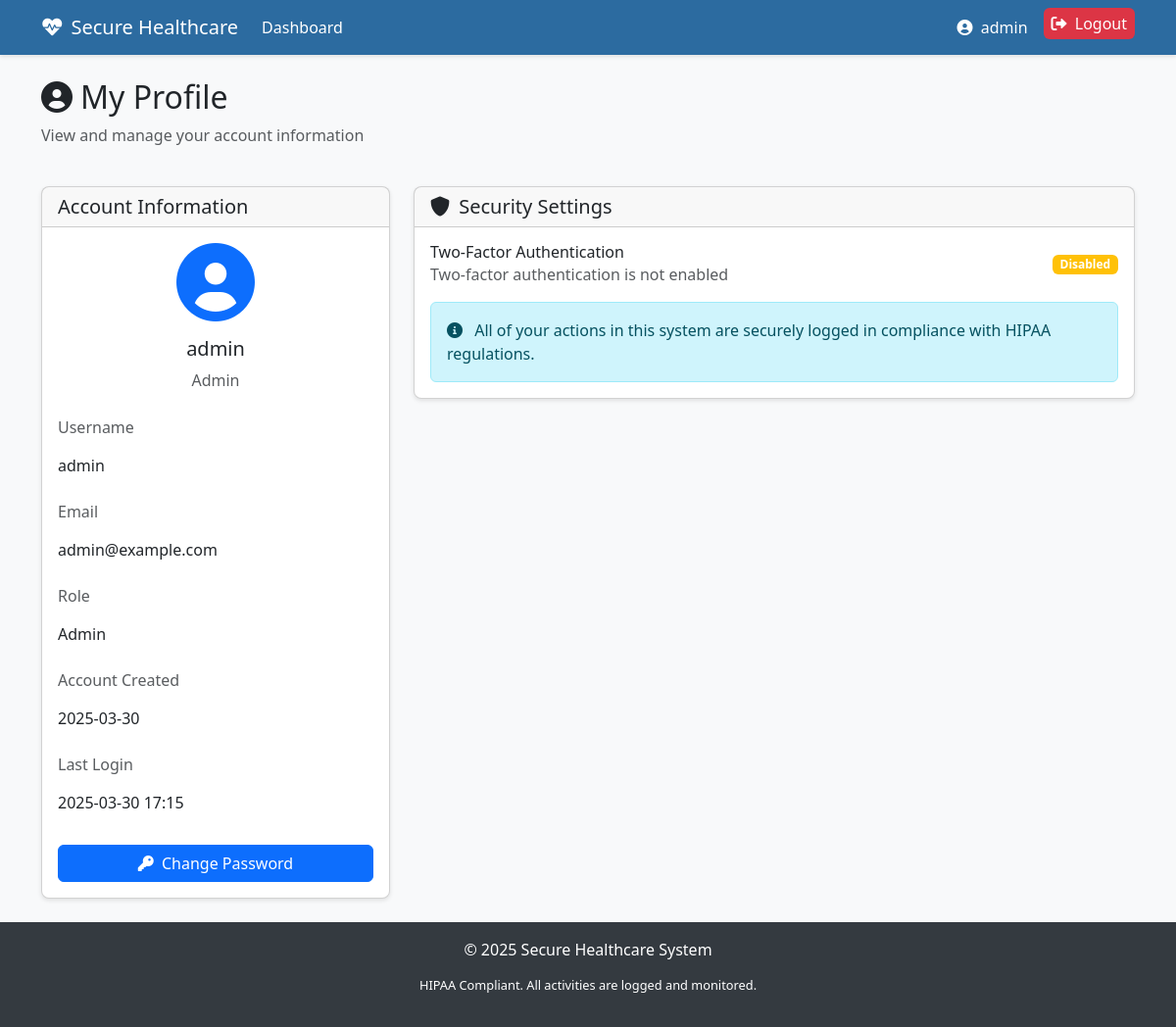
The app's page /profile (signed in) with its own data.
### app.py (models this page shows, shortened)
class User(db.Model, UserMixin):
    id = db.Column(db.Integer, primary_key=True)
    username = db.Column(db.String(80), unique=True, nullable=False)
    user_first_name = db.Column(db.String(80), nullable = False)
    user_last_name = db.Column(db.String(80), nullable = False)
    password_hash = db.Column(db.String(128), nullable=False)
    email = db.Column(db.String(120), unique=True, nullable=False)
    role = db.Column(db.String(20), nullable=False, default='patient')  # admin, doctor, patient
    totp_secret = db.Column(db.String(32), nullable=True)  # For 2FA
    is_active = db.Column(db.Boolean, default=True)
    created_at = db.Column(db.DateTime, default=datetime.utcnow)
    last_login = db.Column(db.DateTime, nullable=True)
    patient = db.relationship('Patient', backref='user', uselist=False)

### app.py (the view)
@app.route('/profile')
@login_required
def profile():
    patient = None
    if current_user.role == 'patient':
        patient = Patient.query.filter_by(user_id=current_user.id).first()
    return render_template('profile.html', patient=patient)

### app.py (called while the page is built)
@login_manager.user_loader
def load_user(user_id):
    return User.query.get(int(user_id))

@app.after_request
def add_security_headers(response):
    response.headers['X-Content-Type-Options'] = 'nosniff'
    response.headers['X-Frame-Options'] = 'SAMEORIGIN'
    response.headers['X-XSS-Protection'] = '1; mode=block'
    response.headers['Strict-Transport-Security'] = 'max-age=31536000; includeSubDomains'
    response.headers['Content-Security-Policy'] = "default-src 'self'; script-src 'self' cdn.jsdelivr.net; style-src 'self' cdn.jsdelivr.net; img-src 'self' data:;"
    response.headers['Referrer-Policy'] = 'strict-origin-when-cross-origin'
    return response

### templates/profile.html (shortened to what this page needs)
{% extends 'base.html' %}
{% block content %}
<div class="row mb-4">
    <div class="col">
        <h2><i class="fas fa-user-circle me-2"></i>My Profile</h2>
        <p class="text-muted">View and manage your account information</p>
    </div>
</div>
<div class="row">
    <div class="col-lg-4">
        <div class="card mb-4">
            <div class="card-header">
                <h5 class="mb-0">Account Information</h5>
            </div>
            <div class="card-body">
                <div class="text-center mb-4">
                    <div class="avatar-placeholder mb-3">
                        <i class="fas fa-user-circle fa-5x text-primary"></i>
                    </div>
                    <h5>{{ current_user.username }}</h5>
                    <p class="text-muted">{{ current_user.role.capitalize() }}</p>
                </div>
                <div class="mb-3">
                    <label class="form-label text-muted">Username</label>
                    <p class="form-control-plaintext">{{ current_user.username }}</p>
                </div>
                <div class="mb-3">
                    <label class="form-label text-muted">Email</label>
                    <p class="form-control-plaintext">{{ current_user.email }}</p>
                </div>
                <div class="mb-3">
                    <label class="form-label text-muted">Role</label>
                    <p class="form-control-plaintext">{{ current_user.role.capitalize() }}</p>
                </div>
                <div class="mb-3">
                    <label class="form-label text-muted">Account Created</label>
                    <p class="form-control-plaintext">{{ current_user.created_at.strftime('%Y-%m-%d') }}</p>
                </div>
                <div class="mb-3">
                    <label class="form-label text-muted">Last Login</label>
                    <p class="form-control-plaintext">{{ current_user.last_login.strftime('%Y-%m-%d %H:%M') if current_user.last_login else 'N/A' }}</p>
                </div>
                <div class="d-grid mt-4">
                    <a href="{{ url_for('change_password') }}" class="btn btn-primary">
                        <i class="fas fa-key me-1"></i> Change Password
                    </a>
                </div>
            </div>
        </div>
    </div>
    <div class="col-lg-8">
        <div class="card">
            <div class="card-header">
                <h5 class="mb-0">
                    <i class="fas fa-shield-alt me-1"></i> Security Settings
                </h5>
            </div>
            <div class="card-body">
                <div class="d-flex align-items-center justify-content-between mb-3">
                    <div>
                        <h6 class="mb-0">Two-Factor Authentication</h6>
                        <p class="text-muted mb-0">
                            {% if current_user.totp_secret %}
                            Two-factor authentication is enabled
                            {% else %}
                            Two-factor authentication is not enabled
                            {% endif %}
                        </p>
                    </div>
                    {% if current_user.totp_secret %}
                    <span class="badge bg-success">Enabled</span>
                    {% else %}
                    <span class="badge bg-warning">Disabled</span>
                    {% endif %}
                </div>
                <div class="alert alert-info mt-3 mb-0">
                    <i class="fas fa-info-circle me-2"></i> All of your actions in this system are securely logged in compliance with HIPAA regulations.
                </div>
            </div>
        </div>
    </div>
</div>
{% endblock %}

### templates/base.html (shortened to what this page needs)
<!DOCTYPE html>
<html lang="en">
<head>
    <link href="https://cdn.jsdelivr.net/npm/bootstrap@5.3.0-alpha1/dist/css/bootstrap.min.css" rel="stylesheet">
    <link rel="stylesheet" href="https://cdnjs.cloudflare.com/ajax/libs/font-awesome/6.0.0/css/all.min.css">
</head>
<body>
    <nav class="navbar navbar-expand-lg navbar-dark mb-4">
        <div class="container">
            <a class="navbar-brand" href="{{ url_for('index') }}">
                <i class="fas fa-heartbeat me-2"></i>Secure Healthcare
            </a>
            <div class="collapse navbar-collapse" id="navbarNav">
                <ul class="navbar-nav me-auto">
                    {% if current_user.is_authenticated %}
                        <li class="nav-item">
                            <a class="nav-link" href="{{ url_for('dashboard') }}">Dashboard</a>
                        </li>
                    {% endif %}
                </ul>
                <ul class="navbar-nav">
                    {% if current_user.is_authenticated %}
                        <li class="nav-item">
                            <a class="nav-link" href="{{ url_for('profile') }}">
                                <i class="fas fa-user-circle me-1"></i> {{ current_user.username }}
                            </a>
                        </li>
                        <li class="nav-item">
                            <a class="nav-link btn-logout py-1 px-2 ms-2 rounded" href="{{ url_for('logout') }}">
                                <i class="fas fa-sign-out-alt me-1"></i> Logout
                            </a>
                        </li>
                    {% endif %}
                </ul>
            </div>
        </div>
    </nav>
    <div class="container">
        {% block content %}{% endblock %}
    </div>
    <footer class="footer mt-auto py-3">
        <div class="container text-center">
            <span>© 2025 Secure Healthcare System</span>
            <p class="hipaa-notice">HIPAA Compliant. All activities are logged and monitored.</p>
        </div>
    </footer>
</body>
</html>

### templates/base.html (style rules this page uses)
body { background-color: #f8f9fa; font-family: 'Segoe UI', Tahoma, Geneva, Verdana, sans-serif; }
.navbar { background-color: #2c6ba0; box-shadow: 0 2px 4px rgba(0, 0, 0, 0.1); }
.navbar-brand, .nav-link { color: white !important; }
.card { border-radius: 8px; box-shadow: 0 2px 4px rgba(0, 0, 0, 0.1); margin-bottom: 20px; }
.footer { background-color: #343a40; color: white; padding: 15px 0; margin-top: 30px; }
.hipaa-notice { font-size: 0.8rem; margin-top: 15px; }
.btn-logout { color: white; background-color: #dc3545; border-color: #dc3545; }

### records on screen
User: username "admin", role "Admin", email "admin@example.com", created_at "2025-03-30", last_login "2025-03-30 17:15"
